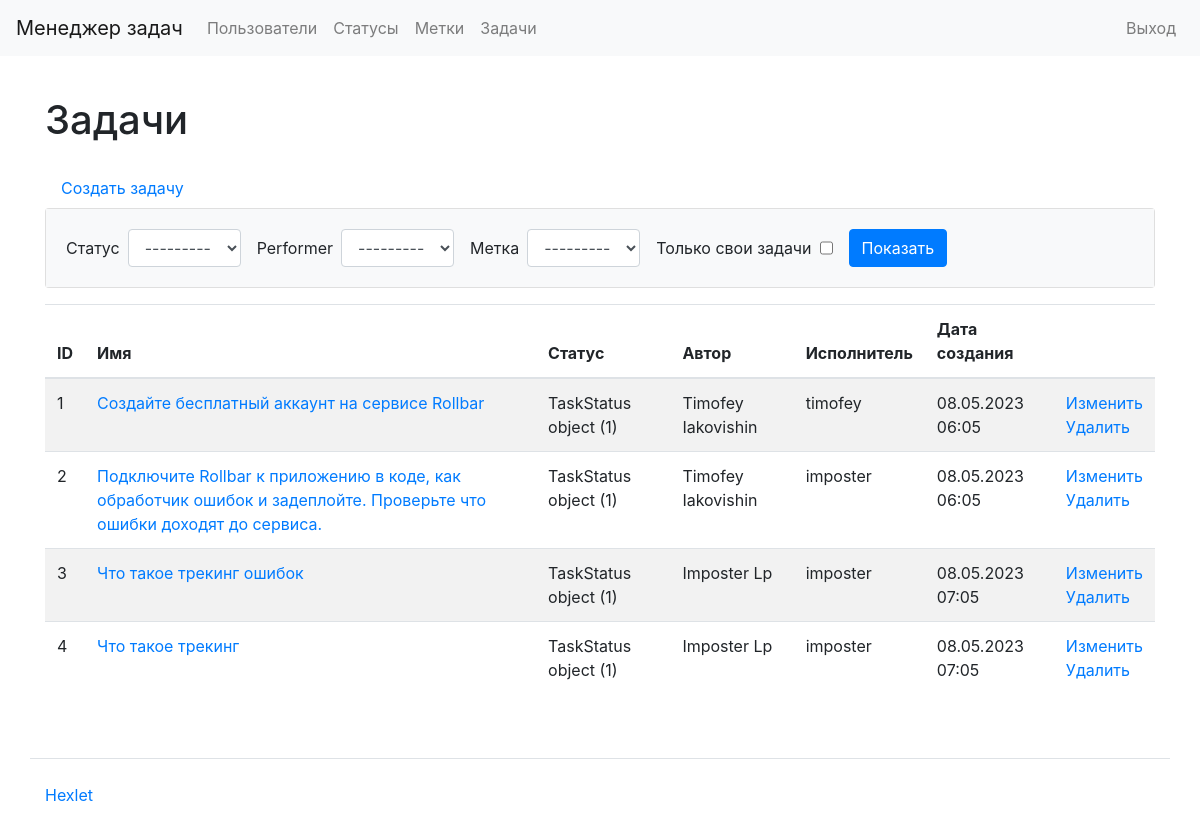
The app's page /tasks/ (signed in) with its own data.
### task_manager/tasks/models.py (models this page shows, shortened)
class Tasks(models.Model):
    creator = models.ForeignKey(User, on_delete=models.PROTECT,
                                related_name='creator_tasks',)
    name = models.CharField(max_length=150, null=False,  unique=True)
    description = models.TextField(null=True, blank=True)
    status = models.ForeignKey(TaskStatus, on_delete=models.CASCADE,
                               related_name='chosen_status')
    performer = models.ForeignKey(User, on_delete=models.CASCADE,
                                  related_name='chosen_performer',
                                  null=True,
                                  blank=True)
    labels = models.ManyToManyField(Label, related_name='chosen_tag', symmetrical=False, blank=True)
    created_at = models.DateTimeField(auto_now_add=True)

### task_manager/task_status/models.py (models this page shows)
class TaskStatus(models.Model):
    name = models.CharField(max_length=100, unique=True)
    tasks = models.ManyToManyField("self")
    created_at = models.DateTimeField(auto_now_add=True)

### task_manager/tasks/views.py (the view)
# urls.py: path('', views.TasksIndexView.as_view(), name='tasks'),
class TasksIndexView(View):
    def get(self, request, *args, **kwargs):
        if request.user.is_authenticated:
            tasks = Tasks.objects.all()
            tasks_filter = F(request.GET, request=request, queryset=tasks)
            return render(request, 'tasks/index.html', {
                'tasks': tasks,
                'filter': tasks_filter,
            })
        return redirect('login')

### task_manager/main/templatetags/user_extras.py (called while the page is built)
@register.filter(name='add_classes')
def add_classes(value, arg):
    classes = value.field.widget.attrs.get("class", " ")
    if classes:
        classes = classes.split(' ')
    else:
        classes = []
    new_classes = arg.split(' ')
    for cl in new_classes:
        if cl not in classes:
            classes.append(cl)
    return value.as_widget(attrs={"class": " ".join(classes)})

### task_manager/tasks/filters.py (called while the page is built)
    def my_custom_filter(self, queryset, field, value, *args, **kwargs):
        if value:
            print(queryset)
            return queryset.filter(creator_id=self.user_id)
        return queryset

### task_manager/tasks/templates/tasks/index.html
{% extends 'base.html' %}
        {% load i18n %}
    {% load user_extras %}
    {% block content %}
        <h1 class="my-4">{% trans "Задачи" %}</h1>
        <a class="nav-link" href="{% url 'create_task' %}">{% trans 'Создать задачу' %}</a>
        {% if filter %}
    <div class="card mb-3">
        <div class="card-body bg-light">
            <form class="form-inline center"  method="get">
                {% for f in filter.form %}
                <div class="form-group">
                    <label for="{{ f.auto_id }}">{{ f.label }}</label>
                    <div class="ml-2 mr-3">
                        {% if f.value %}
                            {{ f|add_classes:"form-control is-valid" }}
                        {% else %}
                            {{ f|add_classes:"form-control" }}
                        {% endif %}
                    </div>
                </div>
                {% endfor %}
                <div class="form-group">
                    <input class="btn btn-primary" type="submit" value="{% trans 'Показать' %}">
                </div>
            </form>
        </div>
    </div>
      <table class="table table-striped">
            <thead>
                <tr>
                  <th>{% trans "ID" %}</th>
                  <th>{% trans "Имя" %}</th>
                  <th>{% trans "Статус" %}</th>
                  <th>{% trans "Автор" %}</th>
                  <th>{% trans "Исполнитель" %}</th>
                  <th>{% trans "Дата создания" %}</th>
                  <th></th>
                </tr>
            </thead>
        <tbody>
            {% for obj in filter.qs %}
         <tr>
                <td>{{ obj.id }}</td>
                <td><a href="{% url 'page_task' id=obj.id  %}">{{ obj.name }}</a></td>
                <td>{{ obj.status }}</td>
                <td>{{ obj.creator.first_name|default_if_none:'' }} {{ obj.creator.last_name|default_if_none:'' }}</td>
                <td>{{ obj.performer|default_if_none:'' }}</td>
             <td>{{ obj.created_at|date:'d.m.Y H:m' }}</td>
                <td>
                    <a href="{% url 'update_task'  id=obj.id %}">{% trans 'Изменить' %} </a>
                    <br>
                    <a href="{% url 'delete_task' id=obj.id %}">{% trans 'Удалить' %} </a>
                </td>
              </tr>
            {% endfor %}
        </tbody>
        </table>
{% endif %}
    {% endblock %}

### task_manager/templates/base.html (shortened to what this page needs)
<!doctype html>
{% load bootstrap4 %}
{% bootstrap_css %}
{% load i18n %}
<html lang="en">
<head>
</head>
<body class="d-flex flex-column min-vh-100">
    {% include 'navbar.html' %}
    <div class="container wrapper flex-grow-1">
    {% block content %}
    {% endblock %}
    </div>
<footer>
      <div class="container my-5 pt-4 border-top">
        <a target="_blank" href="https://ru.hexlet.io">Hexlet</a>
      </div>
    </footer>
</body>
</html>

### task_manager/templates/navbar.html (shortened to what this page needs)
{% load bootstrap4 %}
{% bootstrap_css %}
{% load i18n %}
<nav class="navbar navbar-expand-lg navbar-light bg-light mb-3">
      <a class="navbar-brand" href="/">{% trans "Менеджер задач" %}</a>
      <div class="collapse navbar-collapse" id="navbarToggleExternalContent">
        <ul class="navbar-nav mr-auto">
          <li class="nav-item">
            <a class="nav-link" href="{% url 'users' %}">{% trans "Пользователи" %}</a>
          {% if request.user.is_authenticated %}
                      <li class="nav-item">
              <a class="nav-link" href="{% url 'statuses' %}">{% trans "Статусы" %}</a>
            </li>
            <li class="nav-item">
              <a class="nav-link" href="{% url 'labels' %}">{% trans "Метки" %}</a>
            </li>
            <li class="nav-item">
              <a class="nav-link" href="{% url 'tasks' %}">{% trans "Задачи" %}</a>
            </li>
         {% endif %}
        </ul>
        <ul class="navbar-nav">
            {% if request.user.is_authenticated %}
                <a class="nav-link" href="{% url 'logout' %}">{% trans "Выход" %}</a>
           {% endif %}
        </ul>
      </div>
    </nav>

### records on screen
Tasks: id "1", name "Создайте бесплатный аккаунт на сервисе Rollbar", status "TaskStatus object (1)", creator.first_name "Timofey", creator.last_name "Iakovishin", performer "timofey", created_at "08.05.2023 06:05"
Tasks: id "2", name "Подключите Rollbar к приложению в коде, как обработчик ошибок и задеплойте. Проверьте что ошибки доходят до сервиса.", status "TaskStatus object (1)", creator.first_name "Timofey", creator.last_name "Iakovishin", performer "imposter", created_at "08.05.2023 06:05"
Tasks: id "3", name "Что такое трекинг ошибок", status "TaskStatus object (1)", creator.first_name "Imposter", creator.last_name "Lp", performer "imposter", created_at "08.05.2023 07:05"
Tasks: id "4", name "Что такое трекинг", status "TaskStatus object (1)", creator.first_name "Imposter", creator.last_name "Lp", performer "imposter", created_at "08.05.2023 07:05"

### other values on screen
{{ f.label }} "Статус" "Performer" "Метка" "Только свои задачи"
